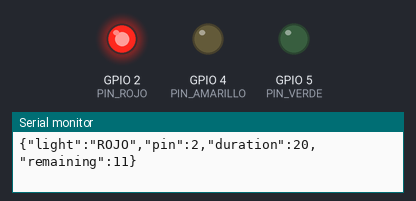
This sketch was run on a simulated ESP32. Parts: output pins drawn as LEDs (lit = HIGH), the last lines printed to the serial monitor.

Above: at 10.5 s.
At 28.0 s:
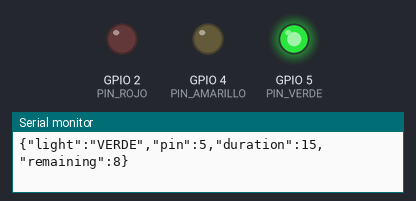
At 38.0 s:
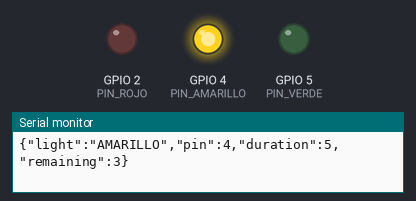
Timing chart, 0 to 52.5 s (numbered marks = the images above):
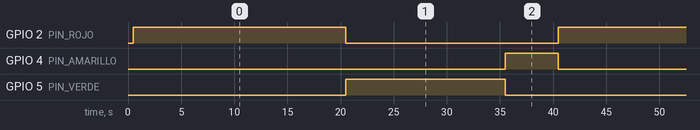

The sketch:

semaforo_esp32.ino
```cpp
// Semáforo ESP32 — secuencia de semáforo con reporte a PC por Serial (+ opción WiFi)
// ROJO    -> pin 2 (20 s)  [obligatorio]
// VERDE   -> pin 5 (15 s)
// AMARILLO -> pin 4 (5 s)
// Orden: ROJO -> VERDE -> AMARILLO -> repetir (ciclo real de semáforo)
//
// MODO POR DEFECTO (Serial USB):
//   La ESP32 manda por Serial (115200 baud) una línea JSON cada segundo:
//     {"light":"ROJO","pin":2,"duration":20,"remaining":19}
//   El servidor Python (server.py) lee ese puerto y actualiza la página web.
//
// MODO WiFi (opcional): pon USE_WIFI en 1, configura SSID/PASS/SERVER_IP.
//   La ESP32 hace POST a http://SERVER_IP:8000/api/update con el mismo JSON.

#define PIN_ROJO 2        // obligatorio: 20 segundos
#define PIN_VERDE 5       // configurable
#define PIN_AMARILLO 4    // configurable

#define DUR_ROJO 20       // segundos
#define DUR_VERDE 15      // segundos
#define DUR_AMARILLO 5    // segundos

#define SERIAL_BAUD 115200

// ---------- WiFi opcional ----------
#define USE_WIFI 0
#if USE_WIFI
  #include <WiFi.h>
  #include <HTTPClient.h>
  const char* WIFI_SSID = "TU_WIFI";
  const char* WIFI_PASS = "TU_PASSWORD";
  const char* SERVER_URL = "http://192.168.1.100:8000/api/update"; // IP de tu PC
#endif

void apagaTodo() {
  digitalWrite(PIN_ROJO, LOW);
  digitalWrite(PIN_VERDE, LOW);
  digitalWrite(PIN_AMARILLO, LOW);
}

#if USE_WIFI
void wifiUpdate(const char* nombre, int pin, int duracion, int restante) {
  if (WiFi.status() != WL_CONNECTED) return;
  HTTPClient http;
  http.begin(SERVER_URL);
  http.addHeader("Content-Type", "application/json");
  char body[96];
  snprintf(body, sizeof(body),
           "{\"light\":\"%s\",\"pin\":%d,\"duration\":%d,\"remaining\":%d}",
           nombre, pin, duracion, restante);
  http.POST((uint8_t*)body, strlen(body));
  http.end();
}
#endif

// Enciende solo la luz indicada y reporta cada segundo su cuenta regresiva.
void fase(const char* nombre, int pin, int duracion) {
  apagaTodo();
  digitalWrite(pin, HIGH);
  for (int restante = duracion; restante > 0; restante--) {
    // Señal para la página web: JSON por Serial (y POST si USE_WIFI)
    Serial.printf("{\"light\":\"%s\",\"pin\":%d,\"duration\":%d,\"remaining\":%d}\n",
                  nombre, pin, duracion, restante);
    #if USE_WIFI
      wifiUpdate(nombre, pin, duracion, restante);
    #endif
    delay(1000);
  }
}

void setup() {
  Serial.begin(SERIAL_BAUD);
  pinMode(PIN_ROJO, OUTPUT);
  pinMode(PIN_VERDE, OUTPUT);
  pinMode(PIN_AMARILLO, OUTPUT);
  apagaTodo();
  #if USE_WIFI
    WiFi.begin(WIFI_SSID, WIFI_PASS);
    unsigned long t0 = millis();
    while (WiFi.status() != WL_CONNECTED && millis() - t0 < 15000) delay(500);
  #endif
  delay(500);
}

void loop() {
  fase("ROJO", PIN_ROJO, DUR_ROJO);           // 20 s, pin 2
  fase("VERDE", PIN_VERDE, DUR_VERDE);        // 15 s
  fase("AMARILLO", PIN_AMARILLO, DUR_AMARILLO); // 5 s
}
```

Measured:
- by itself, GPIO 2 (PIN_ROJO): alternates HIGH for 20.0 s and LOW for 20.0 s
- by itself, GPIO 4 (PIN_AMARILLO): alternates HIGH for 5.0 s and LOW for 35.0 s
- by itself, GPIO 5 (PIN_VERDE): alternates HIGH for 15.0 s and LOW for 25.0 s
